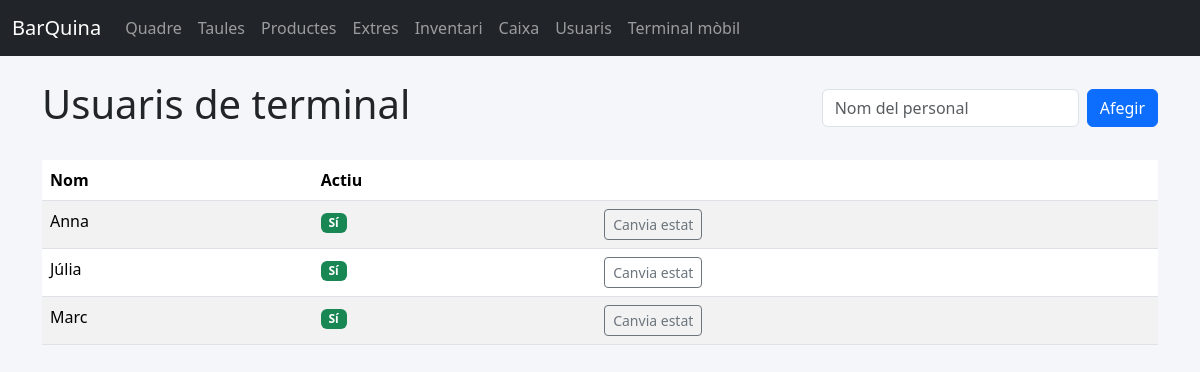
/users/, run on the app's committed database.
### app/models.py (models this page shows, shortened)
class StaffUser(db.Model):
    __tablename__ = "staff_users"
    id = db.Column(db.Integer, primary_key=True)
    name = db.Column(db.String(60), unique=True, nullable=False)
    is_active = db.Column(db.Boolean, default=True)
    orders = db.relationship("Order", back_populates="created_by")

### app/blueprints/users/routes.py (the view, shortened to what this page needs)
@bp.route("/", methods=["GET", "POST"])
def manage_users():
    users = StaffUser.query.order_by(StaffUser.name).all()
    return render_template("users/manage.html", users=users)

### app/templates/users/manage.html
{% extends "base.html" %}
{% block content %}
<div class="d-flex justify-content-between align-items-center mb-4">
    <h1>Usuaris de terminal</h1>
    <form class="d-flex gap-2" method="post">
        <input class="form-control" name="name" placeholder="Nom del personal" required>
        <button class="btn btn-primary" type="submit">Afegir</button>
    </form>
</div>
<div class="table-responsive">
<table class="table table-striped">
    <thead>
        <tr><th>Nom</th><th>Actiu</th><th></th></tr>
    </thead>
    <tbody>
        {% for user in users %}
        <tr>
            <td>{{ user.name }}</td>
            <td>
                {% if user.is_active %}
                <span class="badge bg-success">Sí</span>
                {% else %}
                <span class="badge bg-secondary">No</span>
                {% endif %}
            </td>
            <td>
                <form method="post" action="{{ url_for('users.toggle_user', user_id=user.id) }}">
                    <button class="btn btn-sm btn-outline-secondary">Canvia estat</button>
                </form>
            </td>
        </tr>
        {% else %}
        <tr><td colspan="3">Encara no hi ha personal registrat.</td></tr>
        {% endfor %}
    </tbody>
</table>
</div>
{% endblock %}

### app/static/css/app.css (style rules this page uses)
body { background-color: #f5f6fa; }

### data on the page
StaffUser: name "Anna", is_active "Sí"
StaffUser: name "Júlia", is_active "Sí"
StaffUser: name "Marc", is_active "Sí"
